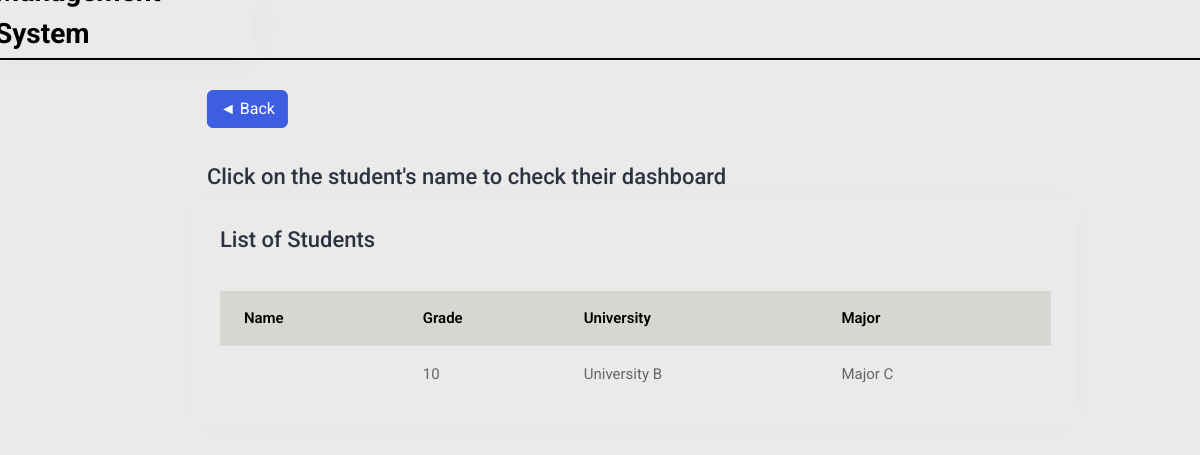
/counselor-studentdashboard/ (signed in), run on an earlier commit of the app's database.
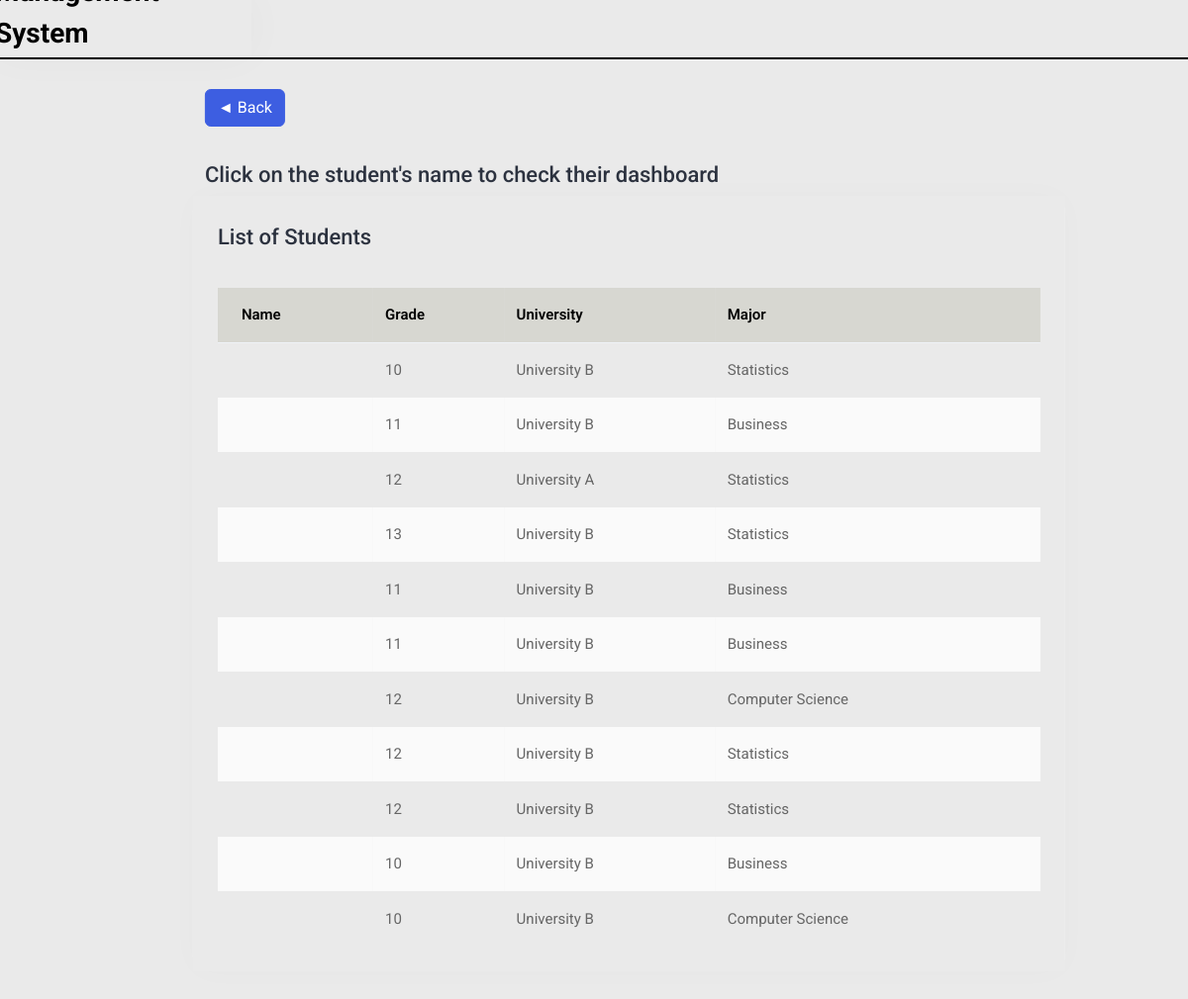
And on a later commit of the database.
### student/models.py (models this page shows, shortened)
class Student(models.Model):
    GRADE_CHOICES = [
        (10, 'Year 10'),
        (11, 'Year 11'),
        (12, 'Year 12'),
        (13, 'Year 13'),
    ]
    name = models.TextField(max_length=60, default="noname")
    grade = models.IntegerField(choices=GRADE_CHOICES)
    university = models.ForeignKey(University, on_delete=models.CASCADE, default=None)
    major = models.ForeignKey(Major, on_delete=models.CASCADE)
    ib_subject = models.TextField(max_length=60, null=True)
    ib_ia_title = models.TextField(max_length=250, null=True)
    strength = models.TextField(max_length=5000, null=True)
    weakness = models.TextField(max_length=5000, null=True)
    recommendation = models.TextField(max_length=5000, null=True)
    is_active = models.BooleanField(default=True)

### manager/models.py (models this page shows, shortened)
class University(models.Model):
    name = models.CharField(max_length=50)

class Major(models.Model):
    name = models.CharField(max_length=50)

### counselor/views.py (the view)
# urls.py: path('counselor-studentdashboard/', views.counselor_studentdashboard, name='counselor-studentdashboard'),
@login_required
def counselor_studentdashboard(request):
    students = Student.objects.all()
    context = {
        'students' : students
    }
    return render(request, 'counselor_studentdashboard.html', context)

### counselor/templates/counselor_studentdashboard.html (shortened to what this page needs)
{% load static %}
<!DOCTYPE html>
<html lang="en">
<head>
	<link rel="stylesheet" href="{% static 'css/bootstrap.min.css' %}">
	<link rel="stylesheet" href="{% static 'plugins/datatables/datatables.min.css' %}">
	<link rel="stylesheet" href="{% static 'css/login_style.css' %}">
</head>
<body>
	<div class="main-wrapper">
		<div class="header">
			<div class="header-left">
				<h3>Management System</h3>
			</div>
		</div>
		<div class="page-wrapper">
			<div class="content container-fluid">
				<div class="row justify-content-center">
					<div class="row">
						<div class="col-sm-12">
							<a href="{% url 'counselor-main' %}" class="btn btn-primary mb-3">◄ Back</a>
							<div class="page-sub-header">
								<h3 class="page-title">Click on the student's name to check their dashboard</h3>
							</div>
						</div>
					</div>
				</div>
				<div class="row">
					<div class="col-sm-12">
						<div class="card card-table comman-shadow">
							<div class="card-body">
								<div class="page-header">
									<div class="row align-items-center">
										<div class="col">
											<h3 class="page-title">List of Students</h3>
										</div>
									</div>
								</div>
								<div class="table-responsive">
									<table
										class="table border-0 star-student table-hover table-center mb-0 datatable table-striped">
										<thead class="student-thread">
											<tr>
												<th style="background: #d7d7d1;">Name</th>
												<th style="background: #d7d7d1;">Grade</th>
												<th style="background: #d7d7d1;">University</th>
												<th style="background: #d7d7d1;">Major</th>
											</tr>
										</thead>
										<tbody>
											{% for student in students %}
											<tr>
												<td>
												</td>
												<td>{{ student.grade }}</td>
												<td>{{ student.university.name }}</td>
												<td>{{ student.major.name }}</td>
											</tr>
											{% endfor %}
										</tbody>
									</table>
								</div>
							</div>
						</div>
					</div>
				</div>
			</div>
		</div>
	</div>
</body>
</html>

What changed in the data, as far as the page shows it:
changed through a linked row, Student (number 1 of 11 on the later page): major.name "Major C" → "Statistics"
added Student: grade "11", university.name "University B", major.name "Business"
added Student: grade "12", university.name "University A", major.name "Statistics"
added Student: grade "13", university.name "University B", major.name "Statistics"
added Student: grade "11", university.name "University B", major.name "Business"
added Student: grade "11", university.name "University B", major.name "Business"
added Student: grade "12", university.name "University B", major.name "Computer Science"
added Student: grade "12", university.name "University B", major.name "Statistics"
added Student: grade "12", university.name "University B", major.name "Statistics"
added Student: grade "10", university.name "University B", major.name "Business"
added Student: grade "10", university.name "University B", major.name "Computer Science"
